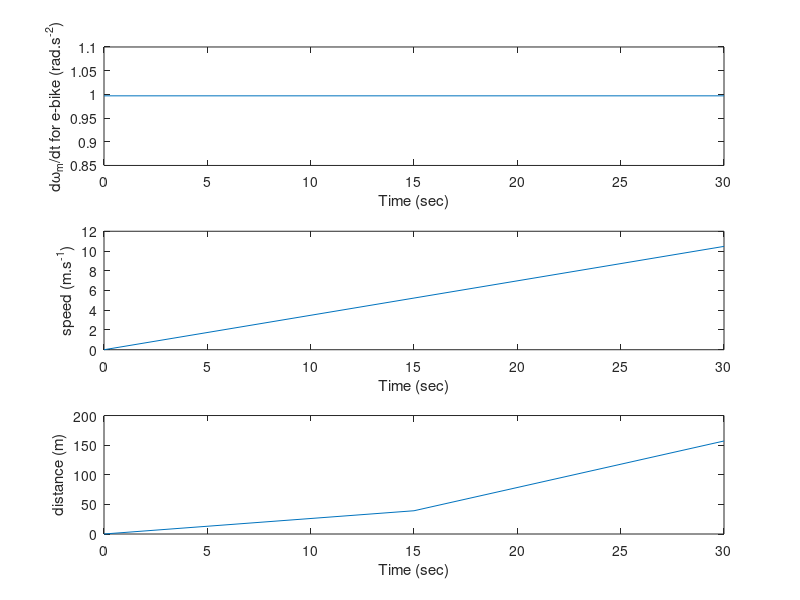

MATLAB code to generate this figure:
%{
Case Study #2 EMTH171  2020
E-Bike

Task 0 Description:   
For this task, assume that there is no wind resistance. Assuming 
it starts from standstill, what final velocity and distance 
travelled will the e-bike achieve on a level road with no pedal 
assistance and a constant 4A motor current over a total time 
of 30 secs?  

Orginal code by: P.J. Bones   UCECE
Code edited by: John Elliott and Samuel Vallance
Last modified:	08/10/2020
%}


clear
clc
close all


%{
===========================================================================
                            | Variable Setup | 
===========================================================================
%}


% Constants
g = 9.81;		% Gravitational acceleration in m.s^-2

% E-bike constants
M = 95;		    % Mass of e-bike + rider in kg
Jw = 0.5;		% Motor/wheels moment of intertia in kg.m^2
fd0 = 2;		% Static (& low speed) drag force in N
beta = 0.25;	% Wind resistance factor in N.m^-2.s^2
km = 3.2;		% Motor factor in N.m per amp
rw = 0.35;		% Wheel radius in m

% Simulation parameters
Im = 4;		    % Fixed motor current in A for Task 0
tf = 30;		% Final time in seconds for Task 0
tdelta = 15;	% Time step in seconds

% Calculate derived quantities
Tm = Im * km;   % Fixed motor torque in N.m
Jef = Jw + rw^2 * M;
                % Effective moment of intertia in kg.m^2

% Arrays to store variables
N = tf / tdelta + 1;
uarray = zeros (1, N);
sarray = zeros (1, N);
domdtarray = zeros (1, N);

% Initial conditions (standing start)
om = 0;         % Initial omega_m ('om')
u = 0;          % Speed along road in m/sec
s = 0;          % Distance along road from start in m


%{
===========================================================================
                 | Euler's Method and Speed Calculations | 
===========================================================================
%}


% Iteratively compute u and s as the e-bike proceeds, advancing 
% time by tdelta sec each step
index = 1;
for t = 0:tdelta:(tf-tdelta)
   % Compute the motor acceleration at the start of the step
   domdt = (Tm - rw * fd0) / Jef;

   % Estimate the state at the end of the time step (n = 'next')
   omn = om + tdelta * domdt;   	% Estimate om by Euler's method
   un = omn * rw;     			    % Estimate u at end of step
   sn = s + tdelta * (un + u) / 2;	% Estimate s at end of step (Trap.)

   domdtarray(index) = domdt;       % Store current values
   uarray(index) = u;
   sarray(index) = s;
   index = index + 1;
   
   % Advance to next time step
   om = omn;
   u = un; 
   s = sn;  
end
% Store final values (As the caculated values only get asigned in the 
% arrays the next loop).
domdtarray(index) = domdt;   
uarray(index) = un;
sarray(index) = s;


%{
===========================================================================
                      | Display Results and Graphs | 
===========================================================================
%}


fprintf("Final Time: %d s\n", tf)
fprintf("Final Angular Speed (Motor): %.4f rads^-1\n", omn)
fprintf("Final Linear Speed (Motor): %.4f ms^-1\n", un)
fprintf("Final Distance: %.4f m\n", sn)

figure(1)
% Task 0 using Euler's method:  d\omega_m/dt
subplot (3,1,1), plot (0:tdelta:tf, domdtarray)
ylabel ('d\omega_m/dt for e-bike (rad.s^{-2})')
xlabel ('Time (sec)')
% Task 0 using Euler's method:  e-bike speed u
subplot (3,1,2), plot (0:tdelta:tf, uarray)
ylabel ('speed (m.s^{-1})')
xlabel ('Time (sec)')
% Task 0 using Trapezium method:  e-bike distance s
subplot (3,1,3), plot (0:tdelta:tf, sarray)
ylabel ('distance (m)')
xlabel ('Time (sec)')
